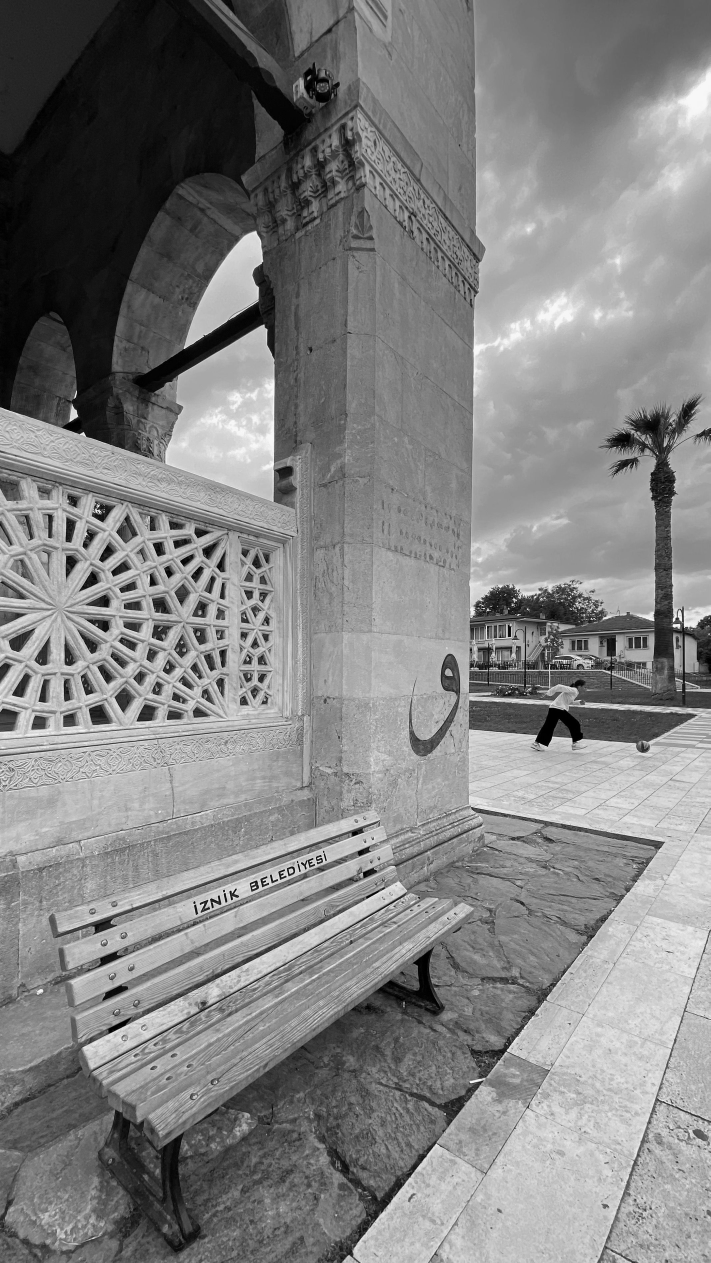
//> input picture Hafta2_Gorev1/Hafta2_Gorev2/pexels-m-e-r-v-e-42708268-32370611.jpg, 2131 x 3789 px, given in place of the camera (shown at 1/3 size)
$ ./main   (built with g++ and OpenCV 4)
//> lines starting //> are read from the running program, lines starting //| are printed output that depends on the picture
#include <opencv2/opencv.hpp>
#include <iostream>
#include <string>
#include <vector>
#include <ctime>

const int FARK_ESIGI = 25;
const int MIN_HAREKETLI_PIKSEL = 1500;
const double MIN_KONTUR_ALANI = 500.0;
const int ROI_PAYI = 20;

const cv::Scalar YCRCB_ALT(0, 133, 77);
const cv::Scalar YCRCB_UST(255, 173, 127);
const cv::Scalar HSV_ALT(0, 30, 60);
const cv::Scalar HSV_UST(25, 180, 255);
const cv::Vec3b TEN_RENGI(0, 255, 0);

cv::Mat onIsle(const cv::Mat& kare) {
    cv::Mat gri;
    cv::cvtColor(kare, gri, cv::COLOR_BGR2GRAY);
    cv::GaussianBlur(gri, gri, cv::Size(21, 21), 0);
    return gri;
}

cv::Mat hareketMaskesi(const cv::Mat& oncekiGri, const cv::Mat& simdikiGri) {
    cv::Mat fark, maske;
    cv::absdiff(oncekiGri, simdikiGri, fark);
    cv::threshold(fark, maske, FARK_ESIGI, 255, cv::THRESH_BINARY);
    cv::Mat cekirdek = cv::getStructuringElement(cv::MORPH_ELLIPSE, cv::Size(5, 5));
    cv::morphologyEx(maske, maske, cv::MORPH_OPEN, cekirdek, cv::Point(-1, -1), 1);
    cv::dilate(maske, maske, cekirdek, cv::Point(-1, -1), 3);
    return maske;
}

std::vector<cv::Rect> roiKutulari(const cv::Mat& maske) {
    std::vector<std::vector<cv::Point>> konturlar;
    cv::findContours(maske.clone(), konturlar, cv::RETR_EXTERNAL, cv::CHAIN_APPROX_SIMPLE);
    std::vector<cv::Rect> kutular;
    cv::Rect sinir(0, 0, maske.cols, maske.rows);
    for (const auto& c : konturlar) {
        if (cv::contourArea(c) < MIN_KONTUR_ALANI) continue;
        cv::Rect r = cv::boundingRect(c);
        r.x -= ROI_PAYI;
        r.y -= ROI_PAYI;
        r.width += 2 * ROI_PAYI;
        r.height += 2 * ROI_PAYI;
        r &= sinir;
        if (r.area() > 0) kutular.push_back(r);
    }
    return kutular;
}

cv::Mat tenMaskesi(const cv::Mat& bolge) {
    cv::Mat ycrcb, hsv, m1, m2, maske;
    cv::cvtColor(bolge, ycrcb, cv::COLOR_BGR2YCrCb);
    cv::cvtColor(bolge, hsv, cv::COLOR_BGR2HSV);
    cv::inRange(ycrcb, YCRCB_ALT, YCRCB_UST, m1);
    cv::inRange(hsv, HSV_ALT, HSV_UST, m2);
    cv::bitwise_and(m1, m2, maske);
    cv::Mat cekirdek = cv::getStructuringElement(cv::MORPH_ELLIPSE, cv::Size(3, 3));
    cv::morphologyEx(maske, maske, cv::MORPH_OPEN, cekirdek, cv::Point(-1, -1), 2);
    cv::morphologyEx(maske, maske, cv::MORPH_CLOSE, cekirdek, cv::Point(-1, -1), 2);
    cv::GaussianBlur(maske, maske, cv::Size(3, 3), 0);
    return maske;
}

bool kareyiIsle(const cv::Mat& kare, cv::Mat& oncekiGri, cv::Mat& cikti, cv::Mat& hMaske, cv::Mat& genelTen) {
    cv::Mat simdikiGri = onIsle(kare);
    hMaske = hareketMaskesi(oncekiGri, simdikiGri);
    int hareketliPiksel = cv::countNonZero(hMaske);
    bool hareketVar = hareketliPiksel >= MIN_HAREKETLI_PIKSEL;

    cv::Mat gri, arkaPlan;
    cv::cvtColor(kare, gri, cv::COLOR_BGR2GRAY);
    cv::cvtColor(gri, arkaPlan, cv::COLOR_GRAY2BGR);
    arkaPlan.convertTo(cikti, -1, 0.3, 0);
    genelTen = cv::Mat::zeros(kare.size(), CV_8UC1);

    if (hareketVar) {
        for (const cv::Rect& r : roiKutulari(hMaske)) {
            cv::Mat roi = kare(r);
            roi.copyTo(cikti(r));
            cv::Mat tMaske = tenMaskesi(roi);
            cv::Mat genelRoi = genelTen(r);
            cv::bitwise_or(genelRoi, tMaske, genelRoi);

            cv::Mat renkli = cikti(r).clone();
            renkli.setTo(TEN_RENGI, tMaske > 0);
            cv::Mat hedef = cikti(r);
            cv::addWeighted(hedef, 0.4, renkli, 0.6, 0, hedef);
            cv::rectangle(cikti, r, cv::Scalar(0, 0, 255), 2);
            cv::putText(cikti, "ROI", cv::Point(r.x, std::max(15, r.y - 5)),
                        cv::FONT_HERSHEY_SIMPLEX, 0.5, cv::Scalar(0, 0, 255), 1);
        }
    }

    std::string durum = "Hareketli piksel: " + std::to_string(hareketliPiksel) +
                        (hareketVar ? "  HAREKET VAR" : "  hareket yok");
    cv::putText(cikti, durum, cv::Point(10, 25), cv::FONT_HERSHEY_SIMPLEX, 0.6,
                hareketVar ? cv::Scalar(0, 255, 255) : cv::Scalar(200, 200, 200), 2);
    oncekiGri = simdikiGri;
    return hareketVar;
}

int main(int argc, char** argv) {
    cv::VideoCapture kamera;
    bool videoMu = false;
    if (argc > 1) {
        std::string arg = argv[1];
        bool sayiMi = !arg.empty() && arg.find_first_not_of("0123456789") == std::string::npos;
        if (sayiMi) {
            kamera.open(std::stoi(arg));
        } else {
            kamera.open(arg);
            videoMu = true;
        }
    } else {
        kamera.open(0);
    }

    if (!kamera.isOpened()) {
        std::cerr << "Kamera/video acilamadi!" << std::endl;
        return -1;
    }

    cv::Mat kare;
    if (!kamera.read(kare)) {
        std::cerr << "Ilk kare okunamadi!" << std::endl;
        return -1;
    }
//> kare is the input picture: 3789 rows x 2131 cols, CV_8UC3; min 0, max 255, mean 129.7
    if (!videoMu) cv::flip(kare, kare, 1);
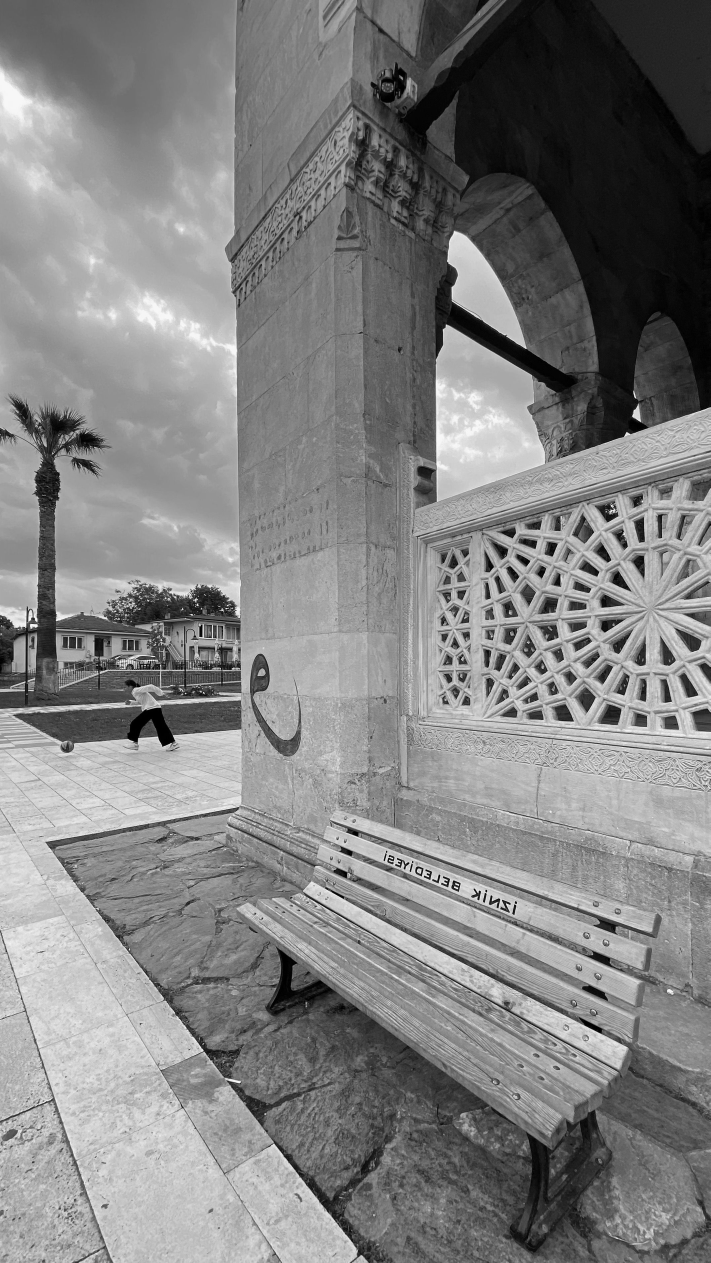
//> kare: 3789 rows x 2131 cols, CV_8UC3 (shown at 1/3 size); min 0, max 255, mean 129.7
    cv::Mat oncekiGri = onIsle(kare);

    cv::Mat cikti, hMaske, tMaske;
    while (kamera.read(kare)) {
        if (!videoMu) cv::flip(kare, kare, 1);
        kareyiIsle(kare, oncekiGri, cikti, hMaske, tMaske);
//> in hareketMaskesi, `cv::absdiff(oncekiGri, simdikiGri, fark);`: fark: 3789 rows x 2131 cols, CV_8UC1; every value is 0
//> in kareyiIsle, `int hareketliPiksel = cv::countNonZero(hMaske);`: hareketliPiksel = 0
//> in kareyiIsle, `bool hareketVar = hareketliPiksel >= MIN_HAREKETLI_PIKSEL;`: hareketVar = false
//> in kareyiIsle, `arkaPlan.convertTo(cikti, -1, 0.3, 0);`:
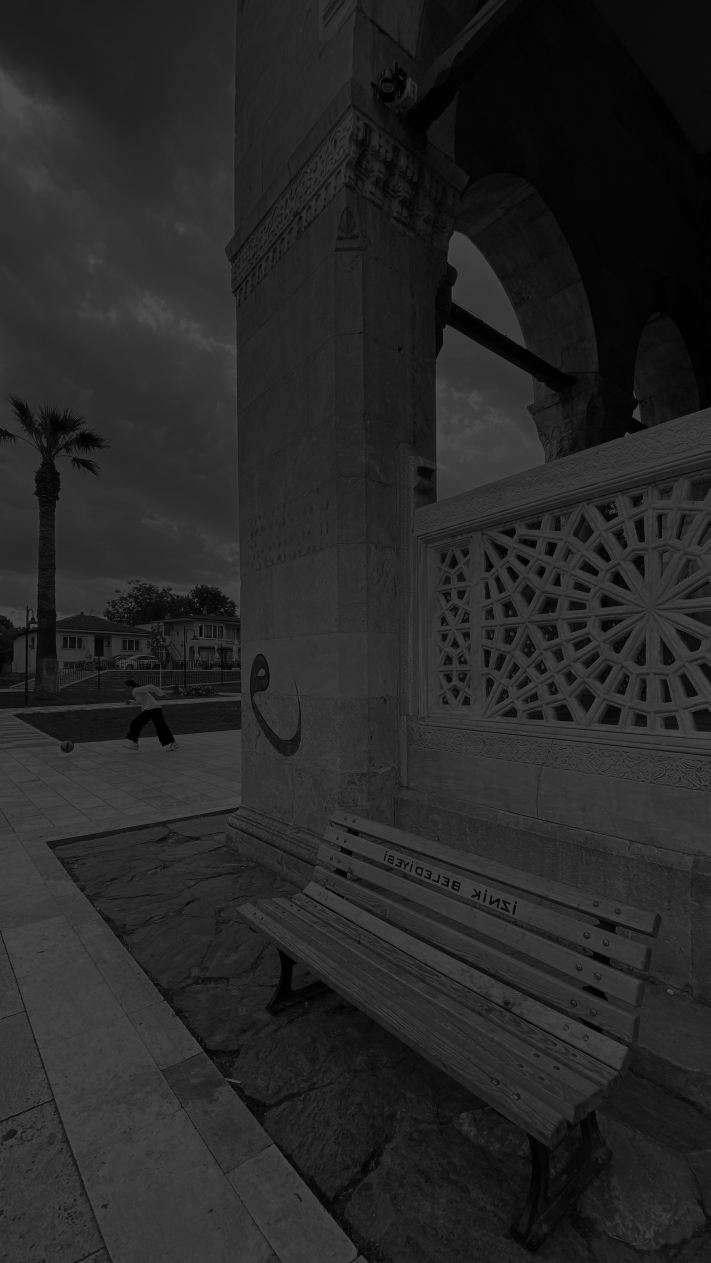
//> cikti: 3789 rows x 2131 cols, CV_8UC3 (shown at 1/3 size); min 0, max 76, mean 38.9
//> in kareyiIsle, `std::string durum = "Hareketli piksel: " + std::to_string(hareketliPik..`: durum = "Hareketli piksel: 0  hareket yok"

        cv::imshow("Orijinal", kare);
        cv::imshow("Hareket Maskesi", hMaske);
        cv::imshow("Ten Maskesi (sadece ROI)", tMaske);
        cv::imshow("Sonuc", cikti);

        int tus = cv::waitKey(1) & 0xFF;
//> the 'q' key is pressed
        if (tus == 'q' || tus == 27) break;
        if (tus == 's') {
            std::string ad = "sonuc_" + std::to_string(std::time(nullptr)) + ".png";
            cv::imwrite(ad, cikti);
            std::cout << "Kaydedildi: " << ad << std::endl;
        }
    }

    kamera.release();
    cv::destroyAllWindows();
    return 0;
}
